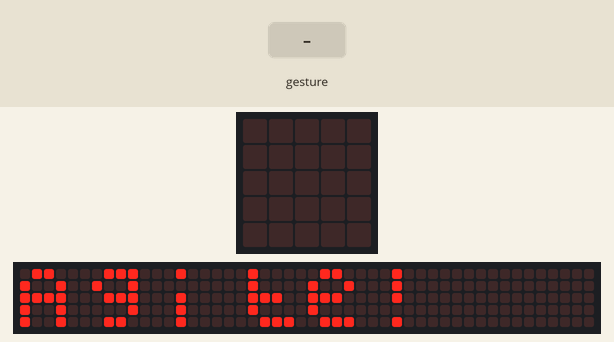
Recording of a program running on a simulated BBC micro:bit (MakeCode). Parts: the board's 5×5 LED display, a strip that is not on the board, showing the scrolling text unrolled. The test bench sets the inputs (shaded band). Random numbers come from a fixed seed; a tilt is held for 1.5 s and a shake lasts 1 s, then the board lies face up again; the 48×5 strip is a reading aid, not a part: it shows the text the display is scrolling, unrolled, one strip-width of it at a time.

Above: at 5.6 s.
7.6 s: gesture 'shake'
At 8.2 s:
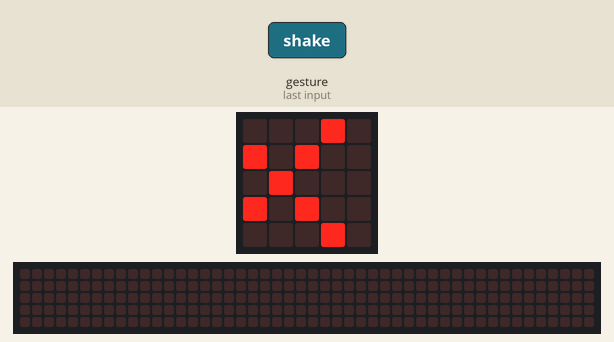
9.3 s: gesture 'shake'
At 10.7 s:
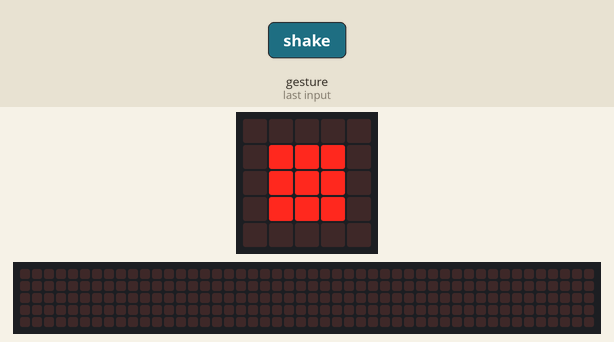
Timing chart, 0 to 12.3 s (numbered marks = the images above; inputs shaded):
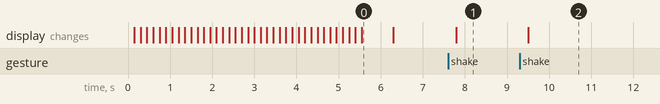

Measured:
- after the input at 7.6 s, the display: changes after 0.20 s (image 1)
- after the input at 9.3 s, the display: changes after 0.20 s (image 2)
- what the display in image 0 shows lasts 0.7 s, from 5.6 s to 6.3 s

The program:

main.ts
```typescript
input.onGesture(Gesture.Shake, function () {
    basic.clearScreen()
    Number2 = randint(1, 3)
    if (Number2 == 1) {
        basic.showLeds(`
            . . . # .
            # . # . .
            . # . . .
            # . # . .
            . . . # .
            `)
    } else if (Number2 == 2) {
        basic.showLeds(`
            # # # # #
            # . . . #
            # . . . #
            # . . . #
            # # # # #
            `)
    } else if (Number2 == 3) {
        basic.showLeds(`
            . . . . .
            . # # # .
            . # # # .
            . # # # .
            . . . . .
            `)
    }
})
let Number2 = 0
basic.showString("Agite!")
```

test.ts
```typescript
// testes vão aqui; isto não será compilado quando este pacote for usado como uma extensão.
```
